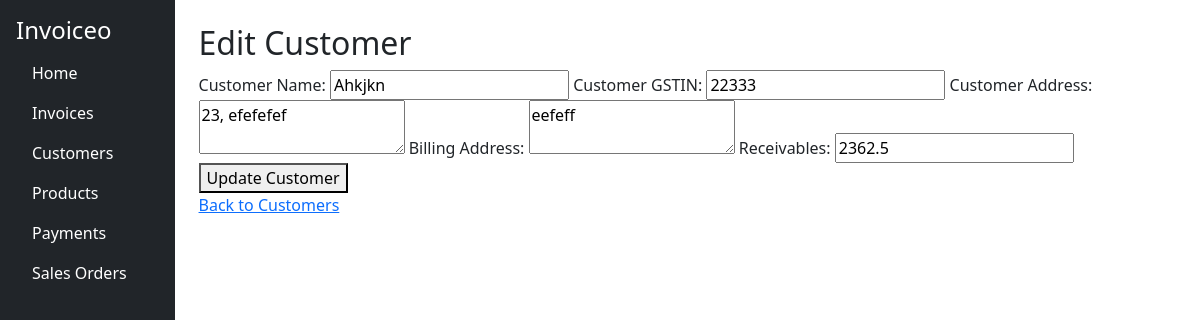
The app's page /edit_customer/1, older data.
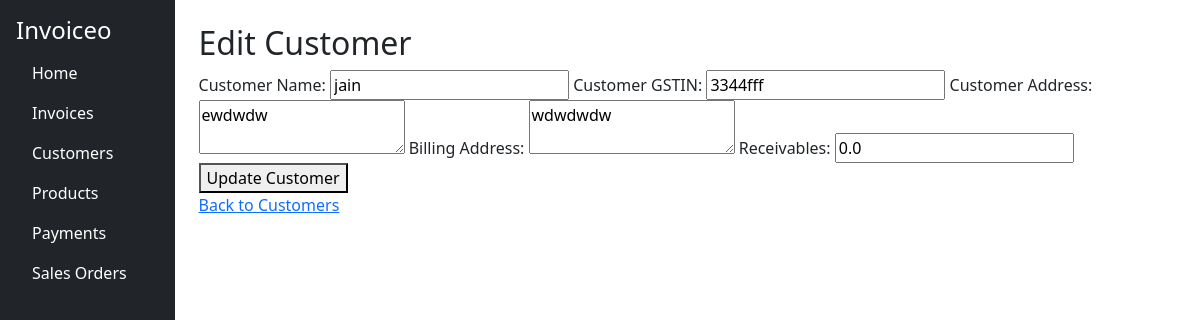
The same page, newer data.
### app.py (models this page shows)
class Customer(db.Model):
    id = db.Column(db.Integer, primary_key=True)
    customer_name = db.Column(db.String(100), nullable=False)
    customer_gstin = db.Column(db.String(15), nullable=False)
    customer_address = db.Column(db.String(300), nullable=False)
    billing_address = db.Column(db.String(300), nullable=False)
    receivables = db.Column(db.Float, default=0.0)

### app.py (the view, shortened to what this page needs)
@app.route('/edit_customer/<int:id>', methods=['GET', 'POST'])
def edit_customer(id):
    customer = Customer.query.get_or_404(id)
    return render_template('edit_customer.html', customer=customer)

### templates/edit_customer.html
{% extends 'base.html' %}
{% block content %}
    <h2>Edit Customer</h2>
    <form action="{{ url_for('edit_customer', id=customer.id) }}" method="POST">
        <label for="customer_name">Customer Name:</label>
        <input type="text" id="customer_name" name="customer_name" value="{{ customer.customer_name }}" required>
        <label for="customer_gstin">Customer GSTIN:</label>
        <input type="text" id="customer_gstin" name="customer_gstin" value="{{ customer.customer_gstin }}" required>
        <label for="customer_address">Customer Address:</label>
        <textarea id="customer_address" name="customer_address" required>{{ customer.customer_address }}</textarea>
        <label for="billing_address">Billing Address:</label>
        <textarea id="billing_address" name="billing_address" required>{{ customer.billing_address }}</textarea>
        <label for="receivables">Receivables:</label>
        <input type="number" id="receivables" name="receivables" step="0.01" value="{{ customer.receivables }}" required>
        <button type="submit">Update Customer</button>
    </form>
    <a href="{{ url_for('customers') }}">Back to Customers</a>
    {% endblock %}

Row changes from the older to the newer data that the page shows:
changed Customer: customer_name "Ahkjkn" → "jain"; customer_gstin "22333" → "3344fff"; customer_address "23, efefefef" → "ewdwdw"; billing_address "eefeff" → "wdwdwdw"; receivables "2362.5" → "0.0"
